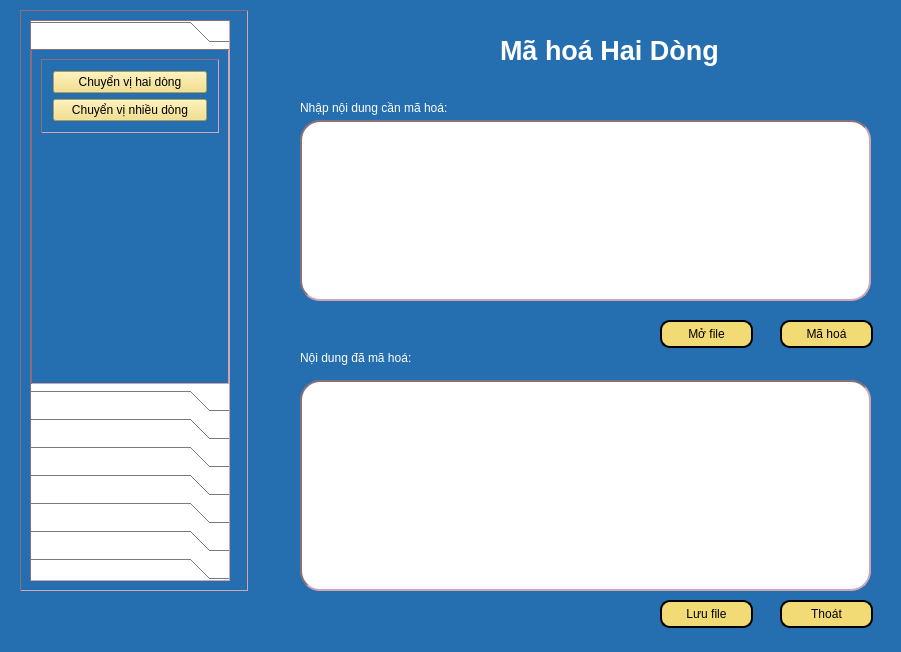
<?xml version="1.0" encoding="UTF-8"?>
<ui version="4.0">
 <class>Dialog</class>
 <widget class="QDialog" name="Dialog">
  <property name="geometry">
   <rect>
    <x>0</x>
    <y>0</y>
    <width>901</width>
    <height>652</height>
   </rect>
  </property>
  <property name="windowTitle">
   <string>Dialog</string>
  </property>
  <property name="styleSheet">
   <string notr="true">background-color:rgb(37, 111, 176);
color:white;</string>
  </property>
  <widget class="QPushButton" name="btnSaveFile">
   <property name="geometry">
    <rect>
     <x>660</x>
     <y>600</y>
     <width>93</width>
     <height>28</height>
    </rect>
   </property>
   <property name="styleSheet">
    <string notr="true">background-color: rgb(242, 219, 116);
border-radius: 10px;
border: 2px solid black;
color:black;</string>
   </property>
   <property name="text">
    <string>Lưu file</string>
   </property>
   <property name="icon">
    <iconset>
     <normaloff>../Icon/icons8-save-file-64.png</normaloff>../Icon/icons8-save-file-64.png</iconset>
   </property>
  </widget>
  <widget class="QLabel" name="label_4">
   <property name="geometry">
    <rect>
     <x>300</x>
     <y>350</y>
     <width>181</width>
     <height>16</height>
    </rect>
   </property>
   <property name="text">
    <string>Nội dung đã mã hoá:</string>
   </property>
  </widget>
  <widget class="QPushButton" name="btnOpenFile">
   <property name="geometry">
    <rect>
     <x>660</x>
     <y>320</y>
     <width>93</width>
     <height>28</height>
    </rect>
   </property>
   <property name="styleSheet">
    <string notr="true">background-color: rgb(242, 219, 116);
border-radius: 10px;
border: 2px solid black;
color:black;</string>
   </property>
   <property name="text">
    <string>Mở file</string>
   </property>
   <property name="icon">
    <iconset>
     <normaloff>../Icon/icons8-open-file-40.png</normaloff>../Icon/icons8-open-file-40.png</iconset>
   </property>
  </widget>
  <widget class="QLabel" name="label_2">
   <property name="geometry">
    <rect>
     <x>300</x>
     <y>100</y>
     <width>161</width>
     <height>16</height>
    </rect>
   </property>
   <property name="text">
    <string>Nhập nội dung cần mã hoá:</string>
   </property>
  </widget>
  <widget class="QPushButton" name="btnMaHoa">
   <property name="geometry">
    <rect>
     <x>780</x>
     <y>320</y>
     <width>93</width>
     <height>28</height>
    </rect>
   </property>
   <property name="whatsThis">
    <string>background-color: white;
border-radius: 10px;
color:black;</string>
   </property>
   <property name="styleSheet">
    <string notr="true">background-color: rgb(242, 219, 116);
border-radius: 10px;
border: 2px solid black;
color:black;</string>
   </property>
   <property name="text">
    <string>Mã hoá</string>
   </property>
   <property name="icon">
    <iconset>
     <normaloff>../Icon/icons8-encode-32.png</normaloff>../Icon/icons8-encode-32.png</iconset>
   </property>
  </widget>
  <widget class="QLabel" name="label">
   <property name="geometry">
    <rect>
     <x>500</x>
     <y>10</y>
     <width>361</width>
     <height>81</height>
    </rect>
   </property>
   <property name="font">
    <font>
     <pointsize>20</pointsize>
     <weight>75</weight>
     <bold>true</bold>
    </font>
   </property>
   <property name="text">
    <string>Mã hoá Hai Dòng</string>
   </property>
  </widget>
  <widget class="QTextEdit" name="txtCiphertext">
   <property name="geometry">
    <rect>
     <x>300</x>
     <y>380</y>
     <width>571</width>
     <height>211</height>
    </rect>
   </property>
   <property name="styleSheet">
    <string notr="true">background-color: white;
border: 2px inset #8b6f78;
border-radius:20px;
color:black;</string>
   </property>
  </widget>
  <widget class="QTextEdit" name="txtPlaintext">
   <property name="geometry">
    <rect>
     <x>300</x>
     <y>120</y>
     <width>571</width>
     <height>181</height>
    </rect>
   </property>
   <property name="styleSheet">
    <string notr="true">background-color: white;
border: 2px inset #8b6f78;
border-radius:20px;
color:black;</string>
   </property>
  </widget>
  <widget class="QPushButton" name="btnClose">
   <property name="geometry">
    <rect>
     <x>780</x>
     <y>600</y>
     <width>93</width>
     <height>28</height>
    </rect>
   </property>
   <property name="styleSheet">
    <string notr="true">background-color: rgb(242, 219, 116);
border-radius: 10px;
border: 2px solid black;
color:black;</string>
   </property>
   <property name="text">
    <string>Thoát</string>
   </property>
   <property name="icon">
    <iconset>
     <normaloff>../Icon/icons8-exit-50.png</normaloff>../Icon/icons8-exit-50.png</iconset>
   </property>
  </widget>
  <widget class="QFrame" name="frame">
   <property name="geometry">
    <rect>
     <x>20</x>
     <y>10</y>
     <width>228</width>
     <height>581</height>
    </rect>
   </property>
   <property name="styleSheet">
    <string notr="true">QFrame {
  border-width: 1px;
  border: 1px inset #8b6f78;
}</string>
   </property>
   <property name="frameShape">
    <enum>QFrame::StyledPanel</enum>
   </property>
   <property name="frameShadow">
    <enum>QFrame::Raised</enum>
   </property>
   <layout class="QVBoxLayout" name="verticalLayout_8">
    <item>
     <widget class="QToolBox" name="toolBox">
      <property name="enabled">
       <bool>true</bool>
      </property>
      <property name="sizePolicy">
       <sizepolicy hsizetype="Preferred" vsizetype="Preferred">
        <horstretch>0</horstretch>
        <verstretch>0</verstretch>
       </sizepolicy>
      </property>
      <property name="maximumSize">
       <size>
        <width>200</width>
        <height>16777215</height>
       </size>
      </property>
      <property name="layoutDirection">
       <enum>Qt::LeftToRight</enum>
      </property>
      <property name="styleSheet">
       <string notr="true">QPushButton {
  background-color: #FFC4D0;
}
QToolBox {
 background-color: #FFFFFF;;
  color: #EEEEEE;
}</string>
      </property>
      <property name="currentIndex">
       <number>0</number>
      </property>
      <widget class="QWidget" name="page">
       <property name="geometry">
        <rect>
         <x>0</x>
         <y>0</y>
         <width>196</width>
         <height>387</height>
        </rect>
       </property>
       <attribute name="label">
        <string>Mã hóa chuyển vị</string>
       </attribute>
       <layout class="QVBoxLayout" name="verticalLayout_3">
        <item alignment="Qt::AlignTop">
         <widget class="QFrame" name="frame_6">
          <property name="frameShape">
           <enum>QFrame::StyledPanel</enum>
          </property>
          <property name="frameShadow">
           <enum>QFrame::Raised</enum>
          </property>
          <layout class="QVBoxLayout" name="verticalLayout_5">
           <property name="leftMargin">
            <number>11</number>
           </property>
           <property name="topMargin">
            <number>11</number>
           </property>
           <property name="rightMargin">
            <number>11</number>
           </property>
           <property name="bottomMargin">
            <number>11</number>
           </property>
           <item>
            <widget class="QPushButton" name="actionHai_dong_MaHoa">
             <property name="styleSheet">
              <string notr="true">background-color: rgb(242, 219, 116);
color:black;</string>
             </property>
             <property name="text">
              <string>Chuyển vị hai dòng</string>
             </property>
            </widget>
           </item>
           <item>
            <widget class="QPushButton" name="actionNhieu_dong_MaHoa">
             <property name="styleSheet">
              <string notr="true">background-color: rgb(242, 219, 116);
color:black;</string>
             </property>
             <property name="text">
              <string>Chuyển vị nhiều dòng</string>
             </property>
            </widget>
           </item>
          </layout>
         </widget>
        </item>
       </layout>
      </widget>
      <widget class="QWidget" name="page_2">
       <property name="geometry">
        <rect>
         <x>0</x>
         <y>0</y>
         <width>98</width>
         <height>106</height>
        </rect>
       </property>
       <attribute name="label">
        <string>Mã hóa thay thế</string>
       </attribute>
       <layout class="QVBoxLayout" name="verticalLayout_4">
        <item alignment="Qt::AlignTop">
         <widget class="QFrame" name="frame_10">
          <property name="frameShape">
           <enum>QFrame::StyledPanel</enum>
          </property>
          <property name="frameShadow">
           <enum>QFrame::Raised</enum>
          </property>
          <layout class="QVBoxLayout" name="verticalLayout_6">
           <item>
            <widget class="QPushButton" name="actionCeasar_MaHoa">
             <property name="styleSheet">
              <string notr="true">background-color: rgb(242, 219, 116);
color:black;</string>
             </property>
             <property name="text">
              <string>Ceasar</string>
             </property>
            </widget>
           </item>
           <item>
            <widget class="QPushButton" name="actionVignere_MaHoa">
             <property name="styleSheet">
              <string notr="true">background-color: rgb(242, 219, 116);
color:black;</string>
             </property>
             <property name="text">
              <string>Vignere</string>
             </property>
            </widget>
           </item>
           <item>
            <widget class="QPushButton" name="actionBelasco_MaHoa">
             <property name="styleSheet">
              <string notr="true">background-color: rgb(242, 219, 116);
color:black;</string>
             </property>
             <property name="text">
              <string>Belasco</string>
             </property>
            </widget>
           </item>
           <item>
            <widget class="QPushButton" name="actionTrithemius_MaHoa">
             <property name="styleSheet">
              <string notr="true">background-color: rgb(242, 219, 116);
color:black;</string>
             </property>
             <property name="text">
              <string>Trithemius</string>
             </property>
            </widget>
           </item>
          </layout>
         </widget>
        </item>
       </layout>
      </widget>
      <widget class="QWidget" name="page_3">
       <property name="geometry">
        <rect>
         <x>0</x>
         <y>0</y>
         <width>98</width>
         <height>106</height>
        </rect>
       </property>
       <attribute name="label">
        <string>Mã hóa XOR</string>
       </attribute>
       <layout class="QVBoxLayout" name="verticalLayout_7">
        <item alignment="Qt::AlignTop">
         <widget class="QFrame" name="frame_11">
          <property name="frameShape">
           <enum>QFrame::StyledPanel</enum>
          </property>
          <property name="frameShadow">
           <enum>QFrame::Raised</enum>
          </property>
          <layout class="QVBoxLayout" name="verticalLayout_9">
           <item>
            <widget class="QPushButton" name="actionXORCeasar_MaHoa">
             <property name="styleSheet">
              <string notr="true">background-color: rgb(242, 219, 116);
color:black;</string>
             </property>
             <property name="text">
              <string>Ceasar</string>
             </property>
            </widget>
           </item>
           <item>
            <widget class="QPushButton" name="actionXORVignere_MaHoa">
             <property name="styleSheet">
              <string notr="true">background-color: rgb(242, 219, 116);
color:black;</string>
             </property>
             <property name="text">
              <string>Vignere</string>
             </property>
            </widget>
           </item>
           <item>
            <widget class="QPushButton" name="actionXORBelasco_MaHoa">
             <property name="styleSheet">
              <string notr="true">background-color: rgb(242, 219, 116);
color:black;</string>
             </property>
             <property name="text">
              <string>Belasco</string>
             </property>
            </widget>
           </item>
           <item>
            <widget class="QPushButton" name="actionXORTrithemius_MaHoa">
             <property name="styleSheet">
              <string notr="true">background-color: rgb(242, 219, 116);
color:black;</string>
             </property>
             <property name="text">
              <string>Trithemius</string>
             </property>
            </widget>
           </item>
          </layout>
         </widget>
        </item>
       </layout>
      </widget>
      <widget class="QWidget" name="page_4">
       <property name="geometry">
        <rect>
         <x>0</x>
         <y>0</y>
         <width>98</width>
         <height>85</height>
        </rect>
       </property>
       <attribute name="label">
        <string>Mã hóa hiện đại</string>
       </attribute>
       <layout class="QVBoxLayout" name="verticalLayout_11">
        <item alignment="Qt::AlignTop">
         <widget class="QFrame" name="frame_12">
          <property name="frameShape">
           <enum>QFrame::StyledPanel</enum>
          </property>
          <property name="frameShadow">
           <enum>QFrame::Raised</enum>
          </property>
          <layout class="QVBoxLayout" name="verticalLayout_10">
           <item>
            <widget class="QPushButton" name="actionDES_MaHoa">
             <property name="styleSheet">
              <string notr="true">background-color: rgb(242, 219, 116);
color:black;</string>
             </property>
             <property name="text">
              <string>SDES</string>
             </property>
            </widget>
           </item>
           <item>
            <widget class="QPushButton" name="actionAES_MaHoa">
             <property name="styleSheet">
              <string notr="true">background-color: rgb(242, 219, 116);
color:black;</string>
             </property>
             <property name="text">
              <string>AES</string>
             </property>
            </widget>
           </item>
           <item>
            <widget class="QPushButton" name="actionRSA_MaHoa">
             <property name="styleSheet">
              <string notr="true">background-color: rgb(242, 219, 116);
color:black;</string>
             </property>
             <property name="text">
              <string>RSA</string>
             </property>
            </widget>
           </item>
          </layout>
         </widget>
        </item>
       </layout>
      </widget>
      <widget class="QWidget" name="page_5">
       <property name="geometry">
        <rect>
         <x>0</x>
         <y>0</y>
         <width>119</width>
         <height>74</height>
        </rect>
       </property>
       <attribute name="label">
        <string>Giải mã chuyển vị</string>
       </attribute>
       <layout class="QVBoxLayout" name="verticalLayout_18">
        <item alignment="Qt::AlignTop">
         <widget class="QFrame" name="frame_13">
          <property name="frameShape">
           <enum>QFrame::StyledPanel</enum>
          </property>
          <property name="frameShadow">
           <enum>QFrame::Raised</enum>
          </property>
          <layout class="QVBoxLayout" name="verticalLayout_19">
           <property name="leftMargin">
            <number>11</number>
           </property>
           <property name="topMargin">
            <number>11</number>
           </property>
           <property name="rightMargin">
            <number>11</number>
           </property>
           <property name="bottomMargin">
            <number>11</number>
           </property>
           <item>
            <widget class="QPushButton" name="actionHai_dong_GiaiMa">
             <property name="styleSheet">
              <string notr="true">background-color: rgb(242, 219, 116);
color:black;</string>
             </property>
             <property name="text">
              <string>Chuyển vị 2 dòng</string>
             </property>
            </widget>
           </item>
           <item>
            <widget class="QPushButton" name="actionNhieu_dong_GiaiMa">
             <property name="styleSheet">
              <string notr="true">background-color: rgb(242, 219, 116);
color:black;</string>
             </property>
             <property name="text">
              <string>Chuyển vị nhiều dòng</string>
             </property>
            </widget>
           </item>
          </layout>
         </widget>
        </item>
       </layout>
      </widget>
      <widget class="QWidget" name="page_6">
       <property name="geometry">
        <rect>
         <x>0</x>
         <y>0</y>
         <width>98</width>
         <height>116</height>
        </rect>
       </property>
       <attribute name="label">
        <string>Giải mã thay thế</string>
       </attribute>
       <layout class="QVBoxLayout" name="verticalLayout_20">
        <item alignment="Qt::AlignTop">
         <widget class="QFrame" name="frame_18">
          <property name="frameShape">
           <enum>QFrame::StyledPanel</enum>
          </property>
          <property name="frameShadow">
           <enum>QFrame::Raised</enum>
          </property>
          <layout class="QVBoxLayout" name="verticalLayout_21">
           <property name="leftMargin">
            <number>11</number>
           </property>
           <property name="topMargin">
            <number>11</number>
           </property>
           <property name="rightMargin">
            <number>11</number>
           </property>
           <property name="bottomMargin">
            <number>11</number>
           </property>
           <item>
            <widget class="QPushButton" name="actionCeasar_GiaiMa">
             <property name="styleSheet">
              <string notr="true">background-color: rgb(242, 219, 116);
color:black;</string>
             </property>
             <property name="text">
              <string>Ceasar</string>
             </property>
            </widget>
           </item>
           <item>
            <widget class="QPushButton" name="actionVignere_GiaiMa">
             <property name="styleSheet">
              <string notr="true">background-color: rgb(242, 219, 116);
color:black;</string>
             </property>
             <property name="text">
              <string>Vignere</string>
             </property>
            </widget>
           </item>
           <item>
            <widget class="QPushButton" name="actionBelasco_GiaiMa">
             <property name="styleSheet">
              <string notr="true">background-color: rgb(242, 219, 116);
color:black;</string>
             </property>
             <property name="text">
              <string>Belasco</string>
             </property>
            </widget>
           </item>
           <item>
            <widget class="QPushButton" name="actionTrithemius_GiaiMa">
             <property name="styleSheet">
              <string notr="true">background-color: rgb(242, 219, 116);
color:black;</string>
             </property>
             <property name="text">
              <string>Trithemius</string>
             </property>
            </widget>
           </item>
          </layout>
         </widget>
        </item>
       </layout>
      </widget>
      <widget class="QWidget" name="page_7">
       <property name="geometry">
        <rect>
         <x>0</x>
         <y>0</y>
         <width>98</width>
         <height>116</height>
        </rect>
       </property>
       <attribute name="label">
        <string>Giải mã XOR</string>
       </attribute>
       <layout class="QVBoxLayout" name="verticalLayout_22">
        <item alignment="Qt::AlignTop">
         <widget class="QFrame" name="frame_19">
          <property name="frameShape">
           <enum>QFrame::StyledPanel</enum>
          </property>
          <property name="frameShadow">
           <enum>QFrame::Raised</enum>
          </property>
          <layout class="QVBoxLayout" name="verticalLayout_23">
           <property name="leftMargin">
            <number>11</number>
           </property>
           <property name="topMargin">
            <number>11</number>
           </property>
           <property name="rightMargin">
            <number>11</number>
           </property>
           <property name="bottomMargin">
            <number>11</number>
           </property>
           <item>
            <widget class="QPushButton" name="actionXORCeasar_GiaiMa">
             <property name="styleSheet">
              <string notr="true">background-color: rgb(242, 219, 116);
color:black;</string>
             </property>
             <property name="text">
              <string>Ceasar</string>
             </property>
            </widget>
           </item>
           <item>
            <widget class="QPushButton" name="actionXORVignere_GiaiMa">
             <property name="styleSheet">
              <string notr="true">background-color: rgb(242, 219, 116);
color:black;</string>
             </property>
             <property name="text">
              <string>Vignere</string>
             </property>
            </widget>
           </item>
           <item>
            <widget class="QPushButton" name="actionXORBelasco_GiaiMa">
             <property name="styleSheet">
              <string notr="true">background-color: rgb(242, 219, 116);
color:black;</string>
             </property>
             <property name="text">
              <string>Belasco</string>
             </property>
            </widget>
           </item>
           <item>
            <widget class="QPushButton" name="actionXORTrithemius_GiaiMa">
             <property name="styleSheet">
              <string notr="true">background-color: rgb(242, 219, 116);
color:black;</string>
             </property>
             <property name="text">
              <string>Trithemius</string>
             </property>
            </widget>
           </item>
          </layout>
         </widget>
        </item>
       </layout>
      </widget>
      <widget class="QWidget" name="page_8">
       <property name="geometry">
        <rect>
         <x>0</x>
         <y>0</y>
         <width>98</width>
         <height>85</height>
        </rect>
       </property>
       <attribute name="label">
        <string>Giải mã hiện đại</string>
       </attribute>
       <layout class="QVBoxLayout" name="verticalLayout_24">
        <item alignment="Qt::AlignTop">
         <widget class="QFrame" name="frame_20">
          <property name="frameShape">
           <enum>QFrame::StyledPanel</enum>
          </property>
          <property name="frameShadow">
           <enum>QFrame::Raised</enum>
          </property>
          <layout class="QVBoxLayout" name="verticalLayout_25">
           <item>
            <widget class="QPushButton" name="actionDES_GiaiMa">
             <property name="styleSheet">
              <string notr="true">background-color: rgb(242, 219, 116);
color:black;</string>
             </property>
             <property name="text">
              <string>SDES</string>
             </property>
            </widget>
           </item>
           <item>
            <widget class="QPushButton" name="actionAES_GiaiMa">
             <property name="styleSheet">
              <string notr="true">background-color: rgb(242, 219, 116);
color:black;</string>
             </property>
             <property name="text">
              <string>AES</string>
             </property>
            </widget>
           </item>
           <item>
            <widget class="QPushButton" name="actionRSA_GiaiMa">
             <property name="styleSheet">
              <string notr="true">background-color: rgb(242, 219, 116);
color:black;</string>
             </property>
             <property name="text">
              <string>RSA</string>
             </property>
            </widget>
           </item>
          </layout>
         </widget>
        </item>
       </layout>
      </widget>
     </widget>
    </item>
   </layout>
  </widget>
 </widget>
 <resources/>
 <connections/>
</ui>
